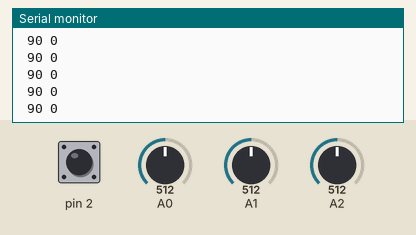
Simulated run of this program. Board: Arduino Uno, built with avr-gcc and run on an emulated ATmega328P. On the bench: the last lines printed to the serial monitor. The test bench sets the inputs (shaded band); at power-on: pin 2 HIGH, A2 = 512, A0 = 512, A1 = 512. No radio packets arrive unless stated.

Above: at 1.2 s.
1.3 s: pin 2 pulled LOW for 0.15 s
At 1.36 s:
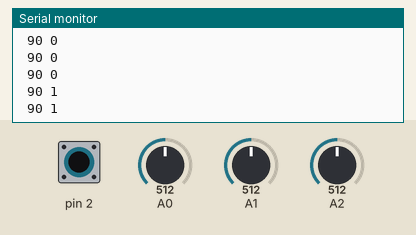
4.4 s: pin 2 pulled LOW for 1 s
At 5.5 s:
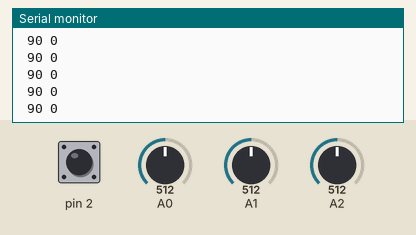
8.4 s: A2 set to 390
At 9.3 s:
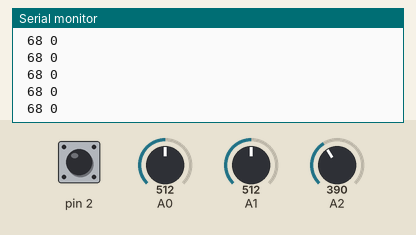
14.4 s: A2 set to 40
At 15.1 s:
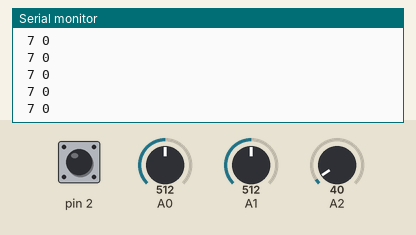
17.4 s: pin 2 pulsed LOW 2 times (0.12 s each, 0.3 s apart)
Timing chart, 0 to 20.4 s (numbered marks = the images above; inputs shaded):
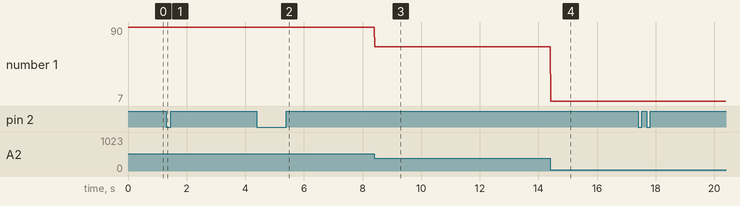

The program:

main.cpp
```cpp
#include <Arduino.h>
#include <SPI.h>
#include <nRF24L01.h>
#include <RF24.h>
RF24 radio(9, 10); // CE, CSN
int count = 0;
const byte address[6] = "satan";
int payload[3];
int claw = 0;
int clawState = 0;
int lastclawState = 1;
int clawCount=0;

/*
data structure [direction, claw, arm]

direction can be:
    0 -> forward x(>=900) y(300-600)
    1 -> backward x(<=100) y(300-600)
    2 -> forward left x(>=900) y(100-200)
    3 -> forward right x(>=900) y(750-930)
    4 -> left x(300-600) y(<=50)
    5 -> right x(300-600) y(>1000)
    6 -> backwards left
    7 -> backwards right
    8 -> stop x(400-750) y(300-600)


claw can be 1 for open and 0 for closed (button)
arm is the degree of the servo (pot)
*/

int getDirection(){
    int x = analogRead(A0);
    int y = analogRead(A1);
    //Serial.print(String(x) + " " + String(y));
    if(x>=900 && (y>=300 && y <= 600)){
        return 0;       //forward x(>=900) y(300-600)
    }
    else if(x<=100 && (y>=300 && y <= 600)){
        return 1;       //backward x(<=100) y(300-600)
    }
    else if(x>=900 && (y>=100 && y <= 200)){
        return 2;       //forward left x(>=900) y(100-200)
    }
    else if(x>=900 && (y>=750 && y<=930)){
        return 3;       //forward right x(>=900) y(750-930)
    }
    else if((x>=300 && x<=600) && y<=50 ){
        return 4;       //left x(300-600) y(<=50)
    }
    else if((x>=300 && x<=600) && y>=1000){
        return 5;       //right x(300-600) y(>1000)
    }
    else if((x>=400 && x<= 750) && (y>=300 && y <= 600)){
        return 8;       //stop x(400-750) y(300-600)
    }
    else{
        return 500;
    }
}

int getArm(){
    int degree = map(analogRead(A2), 0, 1023, 0, 180);
    Serial.print(" " + String(degree) + " ");
    return degree;
}

void ClawCount(){
    clawState = digitalRead(2);
    if (clawState != lastclawState) {
        if(clawState == LOW){
            clawCount++;
            claw = clawCount % 2;
            delay(50);
        }
    }
    lastclawState = clawState;
    Serial.println(claw);
}

void setup() {
    pinMode(2, INPUT_PULLUP);
    Serial.begin(9600);
    radio.begin();
    radio.openWritingPipe(address);
    radio.setPALevel(RF24_PA_MIN);
    radio.stopListening();
}

void loop() {
    //Serial.print(getDirection());
    ClawCount();
    payload[0] = getDirection();
    payload[1] = claw;
    payload[2] = getArm();;
    //const char text[] = "Hello World";
    radio.write(&payload, sizeof(payload));
    count++;
    delay(10);
}
```

Measured:
- after the input at 1.3 s, the serial monitor: prints a new line after 0.06 s (image 1)
- after the input at 4.4 s, the serial monitor: prints a new line after 0.06 s (image 2)
- after the input at 8.4 s, the serial monitor: prints a new line at once (image 3)
- after the input at 14.4 s, the serial monitor: prints a new line at once (image 4)
- plotted number 1: 90 → 68 after the input at 8.4 s, 68 → 7 after the input at 14.4 s
